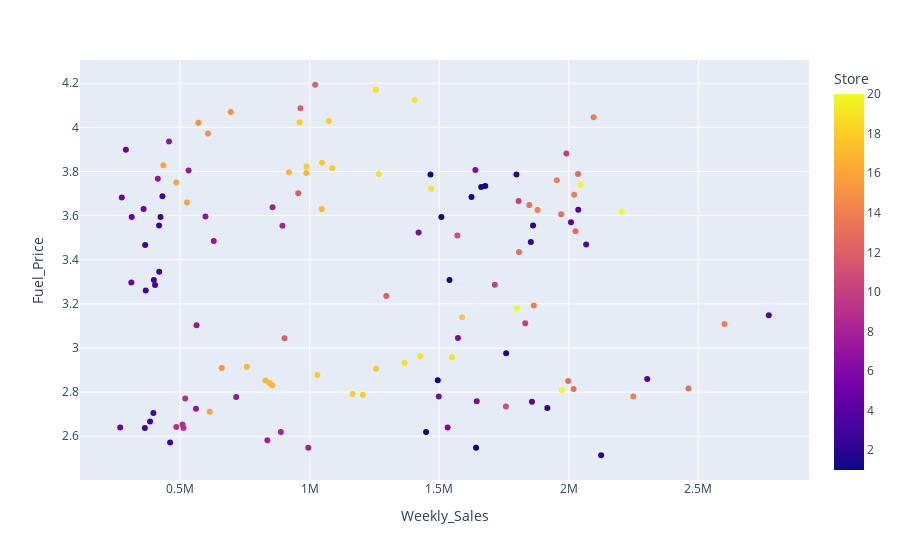

This figure's notebook cell:
### Code cell
fig = px.scatter(df, x="Weekly_Sales", y="Fuel_Price", color='Store')
fig.show()

### Figure 1 — Plotly figure (JSON) as saved in the notebook; plotly's stock layout.template omitted (floating-point values rounded to 4 significant figures; data arrays with more than 128 entries replaced by an {"elided": "..."} marker saying what was removed)
{"data": [{"hovertemplate": "Weekly_Sales=%{x}<br>Fuel_Price=%{y}<br>Store=%{marker.color}<extra></extra>", "legendgroup": "", "marker": {"color": {"elided": "136 int values"}, "coloraxis": "coloraxis", "symbol": "circle"}, "mode": "markers", "name": "", "orientation": "v", "showlegend": false, "type": "scatter", "x": {"elided": "136 float values"}, "xaxis": "x", "y": {"elided": "136 float values"}, "yaxis": "y"}], "layout": {"coloraxis": {"colorbar": {"title": {"text": "Store"}}, "colorscale": [[0, "#0d0887"], [0.1111, "#46039f"], [0.2222, "#7201a8"], [0.3333, "#9c179e"], [0.4444, "#bd3786"], [0.5556, "#d8576b"], [0.6667, "#ed7953"], [0.7778, "#fb9f3a"], [0.8889, "#fdca26"], [1, "#f0f921"]]}, "legend": {"tracegroupgap": 0}, "margin": {"t": 60}, "xaxis": {"anchor": "y", "domain": [0, 1], "title": {"text": "Weekly_Sales"}}, "yaxis": {"anchor": "x", "domain": [0, 1], "title": {"text": "Fuel_Price"}}}}
